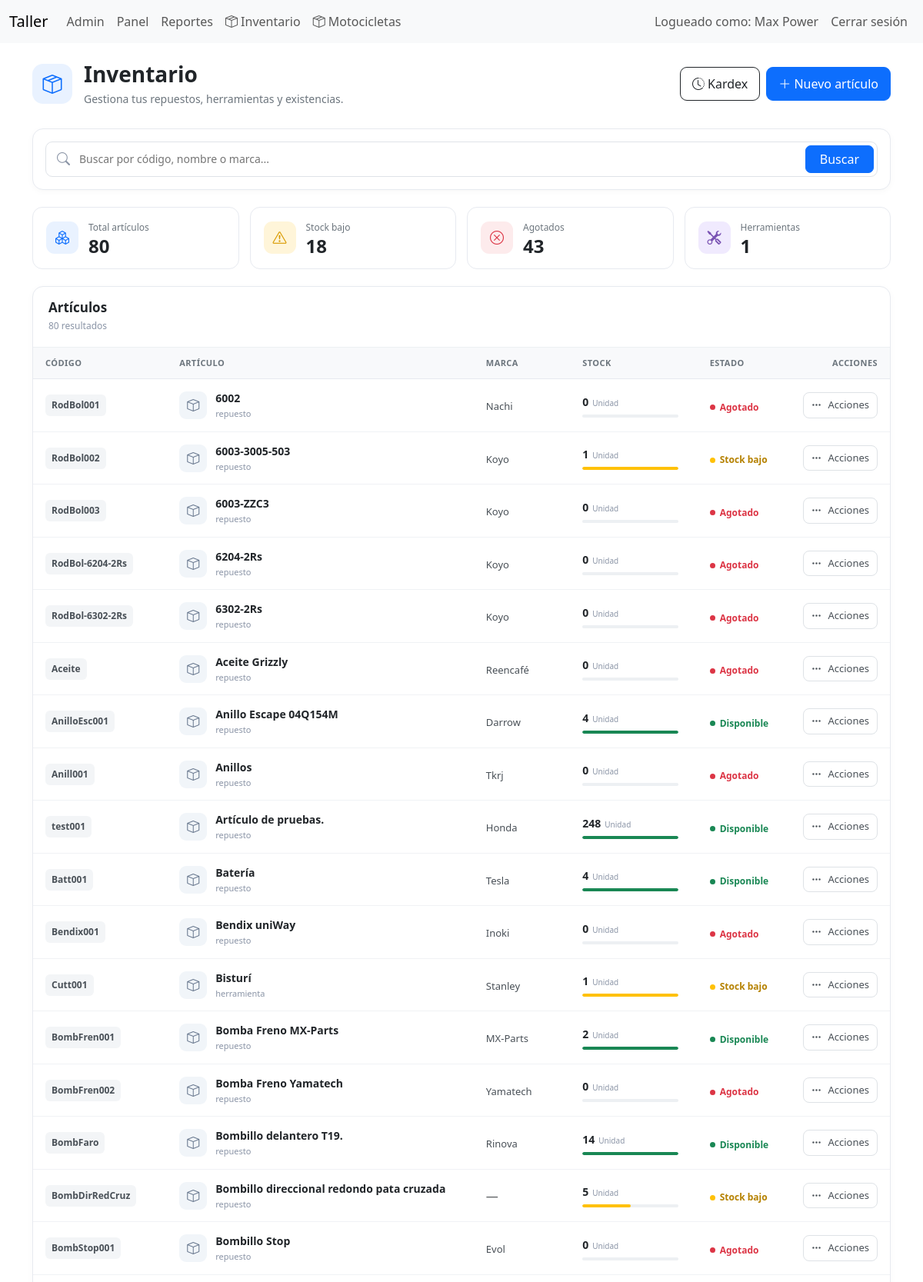
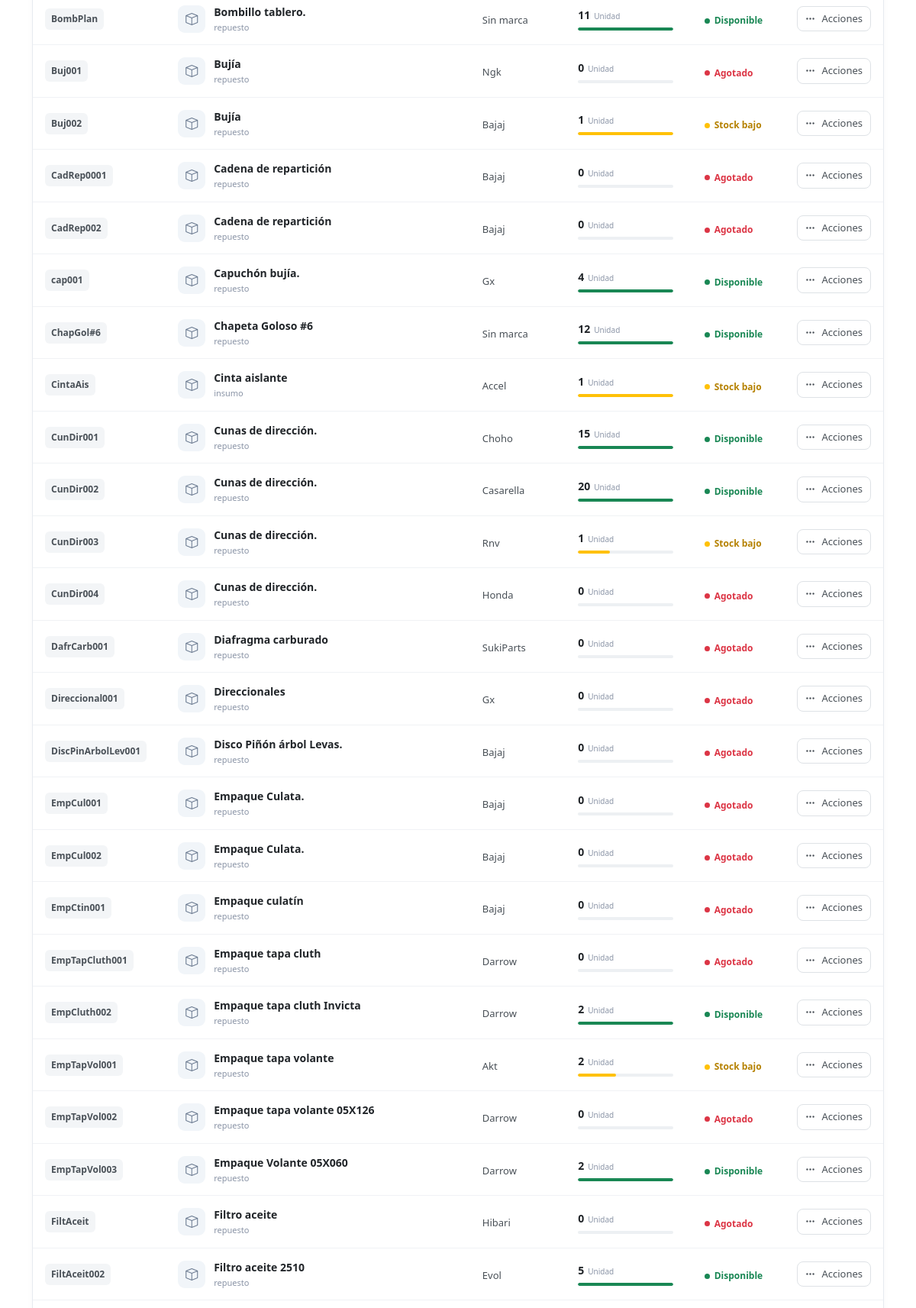
Page /index.php?controller=inventory&action=index (signed in, upper part) on the committed database (2 pictures, top to bottom).
### tables this page shows
CREATE TABLE `partes` (
  `id` int(11) NOT NULL,
  `codigo` varchar(60) NOT NULL,
  `categoria_id` int(11) DEFAULT NULL,
  `tipo` enum('repuesto','insumo','herramienta') NOT NULL DEFAULT 'repuesto',
  `nombre` varchar(150) NOT NULL,
  `marca` varchar(100) DEFAULT NULL,
  `fabricante_repuesto_id` int(11) DEFAULT NULL,
  `numero_parte` varchar(100) DEFAULT NULL,
  `created_by` int(11) DEFAULT NULL,
  `unidad` enum('Unidad','Juego','Par','Litro','Mililitro','Kilogramo','Gramo','Metro','Centimetro') NOT NULL DEFAULT 'Unidad',
  `stock_actual` decimal(12,2) NOT NULL DEFAULT 0.00,
  `stock_reservado` decimal(12,2) NOT NULL DEFAULT 0.00,
  `stock_minimo` decimal(12,2) NOT NULL DEFAULT 0.00,
  `costo` decimal(10,2) NOT NULL DEFAULT 0.00,
  `precio_venta` decimal(10,2) NOT NULL DEFAULT 0.00,
  `ubicacion` varchar(120) DEFAULT NULL,
  `codigo_barras` varchar(100) DEFAULT NULL,
  `imagen` varchar(255) DEFAULT NULL,
  `activo` tinyint(1) NOT NULL DEFAULT 1,
  `created_at` datetime NOT NULL DEFAULT current_timestamp(),
  `updated_at` datetime NOT NULL DEFAULT current_timestamp() ON UPDATE current_timestamp()
);

### app/controllers/BaseController.php (called while the page is built, shortened)
<?php
abstract class BaseController
{
    protected function render(string $view, array $data = []): void
    {
        extract($data);
        require __DIR__ . '/../views/layouts/header.php';
        require __DIR__ . '/../views/' . $view . '.php';
        require __DIR__ . '/../views/layouts/footer.php';
    }
}

### app/controllers/InventoryController.php (called while the page is built, shortened)
<?php
class InventoryController extends BaseController
{
    private Part $partModel;
    public function __construct(PDO $pdo)
    {
        $this->partModel = new Part($pdo);
    }
    public function index(): void
    {
        $search = trim($_GET['q'] ?? '');
        $stats = $this->partModel->getStatistics();
        if ($search !== '') {
            $parts = $this->partModel->search($search);
        } else {
            $parts = $this->partModel->all();
        }
        $this->render(
            'inventory/index',
            [
                'parts'  => $parts,
                'search' => $search,
                'stats'  => $stats,
                'title'  => 'Inventario'
            ]
        );
    }
}

### app/models/BaseModel.php (called while the page is built, shortened)
<?php
class BaseModel
{
    public function __construct(PDO $pdo)
    {
        $this->db = $pdo;
    }
}

### app/models/Part.php (called while the page is built, shortened)
<?php
class Part extends BaseModel
{
    public function all(): array
    {
        $sql = "
            SELECT
                p.*,
                c.nombre AS categoria
            FROM partes p
            LEFT JOIN categorias_partes c
                ON c.id = p.categoria_id
            ORDER BY p.activo DESC,
         p.nombre ASC
        ";
        return $this->db->query($sql)->fetchAll(PDO::FETCH_ASSOC);
    }
    public function getStatistics(): array
    {
        $stmt = $this->db->query("
        SELECT
            COUNT(*) AS total,
            SUM(
                CASE
                    WHEN stock_actual <= stock_minimo
                    AND stock_actual > 0
                    THEN 1
                    ELSE 0
                END
            ) AS stock_bajo,
            SUM(
                CASE
                    WHEN stock_actual <= 0
                    THEN 1
                    ELSE 0
                END
            ) AS agotados,
            SUM(
                CASE
                    WHEN tipo = 'herramienta'
                    THEN 1
                    ELSE 0
                END
            ) AS herramientas,
            COALESCE(SUM(stock_actual * costo),0) AS valor_compra,
            COALESCE(SUM(stock_actual * precio_venta),0) AS valor_venta,
            COALESCE(SUM(stock_actual),0) AS unidades
        FROM partes
        WHERE activo = 1
    ");
        return $stmt->fetch(PDO::FETCH_ASSOC);
    }
}

### app/views/inventory/index.php (the view, shortened to what this page needs)
<div class="inventory-header">
    <div>
        <div class="inventory-title">
            <div class="inventory-title-icon">
                <i class="bi bi-box-seam"></i>
            </div>
            <div>
                <h1>Inventario</h1>
                <p>Gestiona tus repuestos, herramientas y existencias.</p>
            </div>
        </div>
    </div>
    <div class="inventory-header-actions">
        <a
            href="index.php?controller=inventory&action=kardex"
            class="btn btn-outline-dark">
            <i class="bi bi-clock-history"></i>
            Kardex
        </a>
        <a
            href="index.php?controller=inventory&action=create"
            class="btn btn-primary">
            <i class="bi bi-plus-lg"></i>
            Nuevo artículo
        </a>
    </div>
</div>
<div class="inventory-search-card">
    <form method="GET">
        <div class="inventory-search">
            <input
                type="text"
                name="q"
                placeholder="Buscar por código, nombre o marca..."
                value="<?= htmlspecialchars($search ?? '') ?>">
            <button type="submit" class="btn btn-primary">
                Buscar
            </button>
        </div>
    </form>
</div>
<div class="inventory-stats">
    <div class="inventory-stat-card">
        <div class="stat-icon stat-icon-blue">
            <i class="bi bi-boxes"></i>
        </div>
        <div>
            <span>Total artículos</span>
            <strong><?= $stats['total'] ?></strong>
        </div>
    </div>
    <div class="inventory-stat-card">
        <div class="stat-icon stat-icon-yellow">
            <i class="bi bi-exclamation-triangle"></i>
        </div>
        <div>
            <span>Stock bajo</span>
            <strong><?= $stats['stock_bajo'] ?></strong>
        </div>
    </div>
    <div class="inventory-stat-card">
        <div class="stat-icon stat-icon-red">
            <i class="bi bi-x-circle"></i>
        </div>
        <div>
            <span>Agotados</span>
            <strong><?= $stats['agotados'] ?></strong>
        </div>
    </div>
    <div class="inventory-stat-card">
        <div class="stat-icon stat-icon-purple">
            <i class="bi bi-tools"></i>
        </div>
        <div>
            <span>Herramientas</span>
            <strong><?= $stats['herramientas'] ?></strong>
        </div>
    </div>
</div>
<div class="inventory-table-card">
    <div class="inventory-table-header">
        <div>
            <h3>Artículos</h3>
            <span>
                <?= count($parts) ?>
                <?= count($parts) === 1 ? 'resultado' : 'resultados' ?>
            </span>
        </div>
    </div>
    <div class="table-responsive">
        <table class="table inventory-table">
            <thead>
                <tr>
                    <th>Código</th>
                    <th>Artículo</th>
                    <th>Marca</th>
                    <th>Stock</th>
                    <th>Estado</th>
                    <th class="text-end">Acciones</th>
                </tr>
            </thead>
            <tbody>
            <?php if (empty($parts)): ?>
                <tr>
                    <td colspan="6">
                        <div class="inventory-empty">
                            <div class="inventory-empty-icon">
                                <i class="bi bi-search"></i>
                            </div>
                            <h4>No encontramos artículos</h4>
                            <?php if (!empty($search)): ?>
                                <p>
                                    No hay resultados para
                                    <strong>
                                        "<?= htmlspecialchars($search) ?>"
                                    </strong>
                                </p>
                                <a
                                    href="index.php?controller=inventory&action=index"
                                    class="btn btn-outline-primary btn-sm">
                                    Ver todo el inventario
                                </a>
                            <?php else: ?>
                                <p>
                                    Todavía no hay artículos registrados.
                                </p>
                                <a
                                    href="index.php?controller=inventory&action=create"
                                    class="btn btn-primary btn-sm">
                                    <i class="bi bi-plus-lg"></i>
                                    Crear artículo
                                </a>
                            <?php endif; ?>
                        </div>
                    </td>
                </tr>
            <?php else: ?>
                <?php foreach ($parts as $part): ?>
                    <?php
                    $stock = (float)$part['stock_actual'];
                    $minimo = max(1, (float)$part['stock_minimo']);
                    if ($stock <= 0) {
                        $stockColor = 'danger';
                        $porcentaje = 0;
                    } elseif ($stock <= $part['stock_minimo']) {
                        $stockColor = 'warning';
                        $porcentaje = min(
                            100,
                            ($stock / $minimo) * 100
                        );
                    } else {
                        $stockColor = 'success';
                        $porcentaje = 100;
                    }
                    ?>
                    <tr>
                        <td>
                            <span class="inventory-code">
                                <?= htmlspecialchars($part['codigo']) ?>
                            </span>
                        </td>
                        <td>
                            <div class="inventory-product">
                                <div class="inventory-product-icon">
                                    <i class="bi bi-box"></i>
                                </div>
                                <div>
                                    <strong>
                                        <?= htmlspecialchars($part['nombre']) ?>
                                    </strong>
                                    <small>
                                        <?= htmlspecialchars($part['tipo'] ?? '') ?>
                                    </small>
                                </div>
                            </div>
                        </td>
                        <td>
                            <?php if (!empty($part['marca'])): ?>
                                <span class="inventory-brand">
                                    <?= htmlspecialchars($part['marca']) ?>
                                </span>
                            <?php else: ?>
                                <span class="text-muted">
                                    —
                                </span>
                            <?php endif; ?>
                        </td>
                        <td>
                            <div class="inventory-stock">
                                <div class="inventory-stock-number">
                                    <strong>
                                        <?= rtrim(
                                            rtrim(number_format($stock, 2, '.', ''),
                                            '0'),
                                            '.'
                                        ) ?>
                                    </strong>
                                    <span>
                                        <?= htmlspecialchars($part['unidad'] ?? 'und.') ?>
                                    </span>
                                </div>
                                <div class="progress inventory-progress">
                                    <div
                                        class="progress-bar bg-<?= $stockColor ?>"
                                        role="progressbar"
                                        style="width: <?= $porcentaje ?>%">
                                    </div>
                                </div>
                            </div>
                        </td>
                        <td>
                            <?php if (!$part['activo']): ?>
                                <span class="inventory-status status-inactive">
                                    <span></span>
                                    Inactivo
                                </span>
                            <?php elseif ($stock <= 0): ?>
                                <span class="inventory-status status-danger">
                                    <span></span>
                                    Agotado
                                </span>
                            <?php elseif ($stock <= $part['stock_minimo']): ?>
                                <span class="inventory-status status-warning">
                                    <span></span>
                                    Stock bajo
                                </span>
                            <?php else: ?>
                                <span class="inventory-status status-success">
                                    <span></span>
                                    Disponible
                                </span>
                            <?php endif; ?>
                        </td>
                        <td>
                            <div class="dropdown text-end">
                                <button
                                    class="btn inventory-action-btn"
                                    type="button"
                                    data-bs-toggle="dropdown"
                                    aria-expanded="false">
                                    <i class="bi bi-three-dots"></i>
                                    <span>Acciones</span>
                                </button>
                            </div>
                        </td>
                    </tr>
                <?php endforeach; ?>
            <?php endif; ?>
            </tbody>
        </table>
    </div>
</div>

### rows in the picture
partes: codigo "RodBol001", nombre "6002", tipo "repuesto", marca "Nachi", stock_actual "0", unidad "Unidad", activo 1 (drawn)
partes: codigo "RodBol002", nombre "6003-3005-503", tipo "repuesto", marca "Koyo", stock_actual "1", unidad "Unidad", stock_minimo 1 (drawn), activo 1 (drawn)
partes: codigo "RodBol003", nombre "6003-ZZC3", tipo "repuesto", marca "Koyo", stock_actual "0", unidad "Unidad", activo 1 (drawn)
partes: codigo "RodBol-6204-2Rs", nombre "6204-2Rs", tipo "repuesto", marca "Koyo", stock_actual "0", unidad "Unidad", activo 1 (drawn)
partes: codigo "RodBol-6302-2Rs", nombre "6302-2Rs", tipo "repuesto", marca "Koyo", stock_actual "0", unidad "Unidad", activo 1 (drawn)
partes: codigo "Aceite", nombre "Aceite Grizzly", tipo "repuesto", marca "Reencafé", stock_actual "0", unidad "Unidad", activo 1 (drawn)
partes: codigo "AnilloEsc001", nombre "Anillo Escape 04Q154M", tipo "repuesto", marca "Darrow", stock_actual "4", unidad "Unidad", activo 1 (drawn)
partes: codigo "Anill001", nombre "Anillos", tipo "repuesto", marca "Tkrj", stock_actual "0", unidad "Unidad", activo 1 (drawn)
partes: codigo "test001", nombre "Artículo de pruebas.", tipo "repuesto", marca "Honda", stock_actual "248", unidad "Unidad", activo 1 (drawn)
partes: codigo "Batt001", nombre "Batería", tipo "repuesto", marca "Tesla", stock_actual "4", unidad "Unidad", activo 1 (drawn)
partes: codigo "Bendix001", nombre "Bendix uniWay", tipo "repuesto", marca "Inoki", stock_actual "0", unidad "Unidad", activo 1 (drawn)
partes: codigo "Cutt001", nombre "Bisturí", tipo "herramienta", marca "Stanley", stock_actual "1", unidad "Unidad", stock_minimo 1 (drawn), activo 1 (drawn)
partes: codigo "BombFren001", nombre "Bomba Freno MX-Parts", tipo "repuesto", marca "MX-Parts", stock_actual "2", unidad "Unidad", activo 1 (drawn)
partes: codigo "BombFren002", nombre "Bomba Freno Yamatech", tipo "repuesto", marca "Yamatech", stock_actual "0", unidad "Unidad", activo 1 (drawn)
partes: codigo "BombFaro", nombre "Bombillo delantero T19.", tipo "repuesto", marca "Rinova", stock_actual "14", unidad "Unidad", activo 1 (drawn)
partes: codigo "BombDirRedCruz", nombre "Bombillo direccional redondo pata cruzada", tipo "repuesto", stock_actual "5", unidad "Unidad", stock_minimo 10 (drawn), activo 1 (drawn)
partes: codigo "BombStop001", nombre "Bombillo Stop", tipo "repuesto", marca "Evol", stock_actual "0", unidad "Unidad", activo 1 (drawn)
partes: codigo "BombPlan", nombre "Bombillo tablero.", tipo "repuesto", marca "Sin marca", stock_actual "11", unidad "Unidad", activo 1 (drawn)
partes: codigo "Buj001", nombre "Bujía", tipo "repuesto", marca "Ngk", stock_actual "0", unidad "Unidad", activo 1 (drawn)
partes: codigo "Buj002", nombre "Bujía", tipo "repuesto", marca "Bajaj", stock_actual "1", unidad "Unidad", stock_minimo 1 (drawn), activo 1 (drawn)
partes: codigo "CadRep0001", nombre "Cadena de repartición", tipo "repuesto", marca "Bajaj", stock_actual "0", unidad "Unidad", activo 1 (drawn)
partes: codigo "CadRep002", nombre "Cadena de repartición", tipo "repuesto", marca "Bajaj", stock_actual "0", unidad "Unidad", activo 1 (drawn)
partes: codigo "cap001", nombre "Capuchón bujía.", tipo "repuesto", marca "Gx", stock_actual "4", unidad "Unidad", activo 1 (drawn)
partes: codigo "ChapGol#6", nombre "Chapeta Goloso #6", tipo "repuesto", marca "Sin marca", stock_actual "12", unidad "Unidad", activo 1 (drawn)
partes: codigo "CintaAis", nombre "Cinta aislante", tipo "insumo", marca "Accel", stock_actual "1", unidad "Unidad", stock_minimo 1 (drawn), activo 1 (drawn)
partes: codigo "CunDir001", nombre "Cunas de dirección.", tipo "repuesto", marca "Choho", stock_actual "15", unidad "Unidad", activo 1 (drawn)
partes: codigo "CunDir002", nombre "Cunas de dirección.", tipo "repuesto", marca "Casarella", stock_actual "20", unidad "Unidad", activo 1 (drawn)
partes: codigo "CunDir003", nombre "Cunas de dirección.", tipo "repuesto", marca "Rnv", stock_actual "1", unidad "Unidad", stock_minimo 3 (drawn), activo 1 (drawn)
partes: codigo "CunDir004", nombre "Cunas de dirección.", tipo "repuesto", marca "Honda", stock_actual "0", unidad "Unidad", activo 1 (drawn)
partes: codigo "DafrCarb001", nombre "Diafragma carburado", tipo "repuesto", marca "SukiParts", stock_actual "0", unidad "Unidad", activo 1 (drawn)
partes: codigo "Direccional001", nombre "Direccionales", tipo "repuesto", marca "Gx", stock_actual "0", unidad "Unidad", activo 1 (drawn)
partes: codigo "DiscPinArbolLev001", nombre "Disco Piñón árbol Levas.", tipo "repuesto", marca "Bajaj", stock_actual "0", unidad "Unidad", activo 1 (drawn)
partes: codigo "EmpCul001", nombre "Empaque Culata.", tipo "repuesto", marca "Bajaj", stock_actual "0", unidad "Unidad", activo 1 (drawn)
partes: codigo "EmpCul002", nombre "Empaque Culata.", tipo "repuesto", marca "Bajaj", stock_actual "0", unidad "Unidad", activo 1 (drawn)
partes: codigo "EmpCtin001", nombre "Empaque culatín", tipo "repuesto", marca "Bajaj", stock_actual "0", unidad "Unidad", activo 1 (drawn)
partes: codigo "EmpTapCluth001", nombre "Empaque tapa cluth", tipo "repuesto", marca "Darrow", stock_actual "0", unidad "Unidad", activo 1 (drawn)
partes: codigo "EmpCluth002", nombre "Empaque tapa cluth Invicta", tipo "repuesto", marca "Darrow", stock_actual "2", unidad "Unidad", activo 1 (drawn)
partes: codigo "EmpTapVol001", nombre "Empaque tapa volante", tipo "repuesto", marca "Akt", stock_actual "2", unidad "Unidad", stock_minimo 5 (drawn), activo 1 (drawn)
partes: codigo "EmpTapVol002", nombre "Empaque tapa volante 05X126", tipo "repuesto", marca "Darrow", stock_actual "0", unidad "Unidad", activo 1 (drawn)
partes: codigo "EmpTapVol003", nombre "Empaque Volante 05X060", tipo "repuesto", marca "Darrow", stock_actual "2", unidad "Unidad", activo 1 (drawn)
partes: codigo "FiltAceit", nombre "Filtro aceite", tipo "repuesto", marca "Hibari", stock_actual "0", unidad "Unidad", activo 1 (drawn)
partes: codigo "FiltAceit002", nombre "Filtro aceite 2510", tipo "repuesto", marca "Evol", stock_actual "5", unidad "Unidad", activo 1 (drawn)

### other values in the picture
$_SESSION['user_name'] "Max Power"
$stats['total'] "80"
$stats['stock_bajo'] "18"
$stats['agotados'] "43"
$stats['herramientas'] "1"
count($parts) "80"
